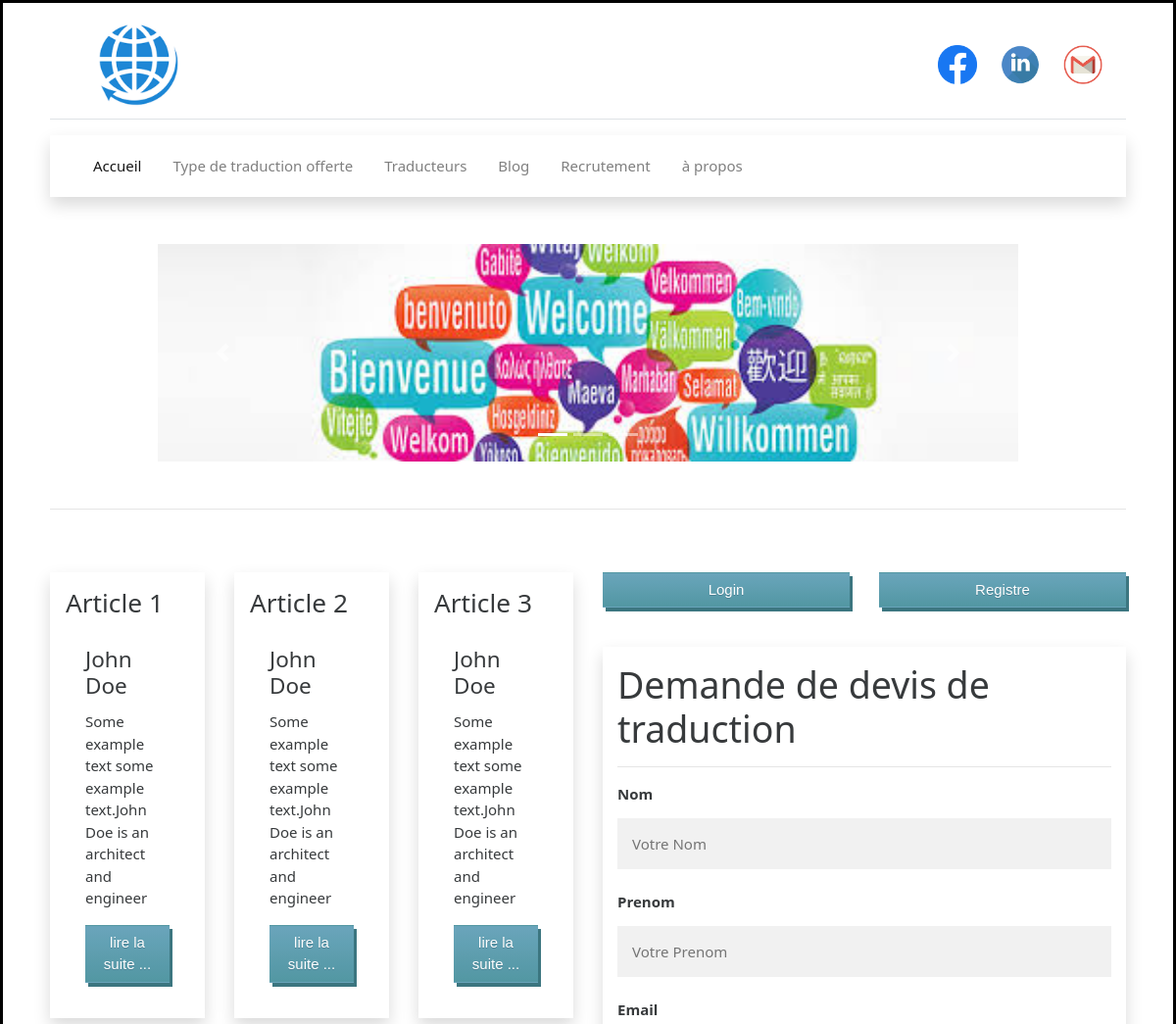
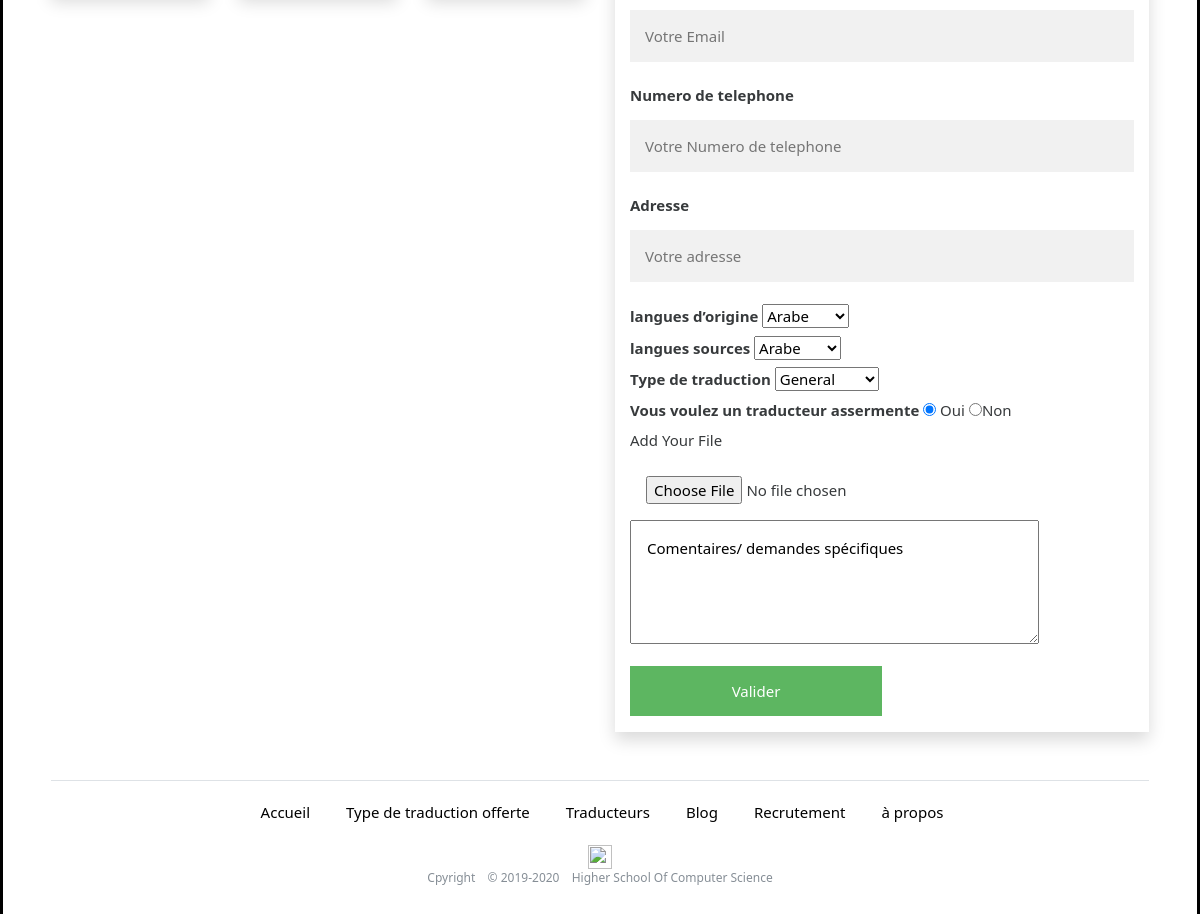
The page / on the database its author committed (2 pictures, top to bottom).
### tables this page shows
CREATE TABLE IF NOT EXISTS `article` (
  `id` int(11) NOT NULL AUTO_INCREMENT,
  `contenu` text NOT NULL,
  `etat` int(11) NOT NULL,
  `titre` text NOT NULL,
  `auteur` text NOT NULL,
  PRIMARY KEY (`id`)
);

### Controleur/Controller.php (called while the page is built, shortened)
<?php
    require('././Model/Model.php');
    function home()
    {
         $data = getArticleActive();
         require('././View/View.php');
    }

### Model/Model.php (called while the page is built, shortened)
<?php
function getArticleActive(){
    $servername = "localhost";
    $username = "root";
    $password = "";
    $conn = new PDO("mysql:host=$servername;dbname=tp2cs", $username, $password);
    $sql = "SELECT * FROM article where etat=? ";
    $stmt= $conn->prepare($sql);
    $stmt->execute([1]);
    return $stmt;
}

### View/View.php (the view, shortened to what this page needs)
<?php
$user_id=-1;
?>
<!DOCTYPE html>
<html lang="en">
<head>
    <link href="././sources/style.css" rel="stylesheet" type="text/css">
    <link rel="stylesheet" href="././sources/bootstrap.min.css">
</head>
<body class="pr-5 pl-5 ">
    <div class="d-flex header pt-3 border-bottom mb-3 pb-2">
        <div class="mr-auto mb-auto mt-auto">
            <a href="#"> <img src="././images/Logo.png" alt="Logo" class="logo " /></a>
        </div>
        <div class="d-flex mb-auto mt-auto">
          <a href="https://www.facebook.com/" target="_blank"> <img src="././images/Facebook.png" alt="Facebook" class="Social-Media mr-4" /></a>
          <a href="https://www.linkedin.com/" target="_blank"> <img src="././images/linkedin.png" alt="linkedin" class="Social-Media mr-4" /></a>
          <a href="https://www.gmail.com/" target="_blank"> <img src="././images/gmail.png" alt="gmail" class="Social-Media mr-4" /></a>
        </div>
    </div>
    <nav class="navbar navbar-expand-lg navbar-light bg-white shadow">
  <div class="collapse navbar-collapse" id="navbarText">
    <ul class="navbar-nav mr-auto p-1">
      <li class="nav-item active mr-3">
        <a class="nav-link" href="././index.php">Accueil <span class="sr-only">(current)</span></a>
      </li>
      <li class="nav-item mr-3">
                <a class="nav-link" href="View/type_traduction.php"> Type de traduction offerte</a>
            </li>
            <li class="nav-item mr-3">
                <a class="nav-link" href="View/list_traducteurs.php"> Traducteurs</a>
            </li>
            <li class="nav-item mr-3">
                <a class="nav-link" href="View/blog.php">Blog</a>
            </li>
            <li class="nav-item mr-3">
                <a class="nav-link" href="View/Recrutement.php">Recrutement</a>
            </li>
            <li class="nav-item mr-3">
                <a class="nav-link" href="View/a_propos.php">à propos</a>
            </li>
    </ul>
  </div>
</nav>
<center>
   <div id="demo" class="carousel slide mt-5 mb-5  " data-ride="carousel"  data-interval="3000" >
        <ul class="carousel-indicators">
          <li data-target="#demo" data-slide-to="0" class="active"></li>
          <li data-target="#demo" data-slide-to="1"></li>
          <li data-target="#demo" data-slide-to="2"></li>
        </ul>
        <div class="carousel-inner">
          <div class="carousel-item active">
            <img src="././images/traduction1.jpg" alt="traduction1" width="1100" height="500">
          </div>
        </div>
        <a class="carousel-control-prev" href="#demo" data-slide="prev">
          <span class="carousel-control-prev-icon"></span>
        </a>
        <a class="carousel-control-next" href="#demo" data-slide="next">
          <span class="carousel-control-next-icon"></span>
        </a>
      </div>
    </center>
    <hr />
    <div class="row mt-5 mb-5 ">
        <div class="col-sm-6">
            <div class="row">
            <?php while ($r = $data->fetch()){ ?>
                <div class="col-sm-4 mt-3">
                    <div class="card article p-3 shadow">
                        <p class="h3">Article <?= $r['id']?></p>
                        <div class="card-body">
                            <h4 class="card-title"><?= $r['auteur']?></h4>
                            <p class="card-text"><?= $r['titre']?></p>
                            <button type="button" class="btn myButton btn-block " data-toggle="collapse"
                                data-target="#demo<?= $r['id']?>"><span style="color: white;">lire la suite ...</span></button>
                        </div>
                    </div>
                </div>
            <?php }; ?>
            </div>
        </div>
        <div class="col-sm-6">
          <?php
          if(isset($_SESSION['sess_user_id']) && $_SESSION['sess_user_name'] != "") {
          }else{
         ?>
           <div class="row ">
             <div class="col-sm-6">
                <button type="button" class="btn myButton btn-block mt-3 " id="login"><span style="color: white;">Login</span></button>
             </div>
             <div class="col-sm-6">
                <button type="button" class="btn myButton btn-block mt-3 " id="Registre"><span style="color: white;">Registre</span></button>
             </div>
            </div>
            <?php
          }
          ?>
         <h5 class="p-3" style="color: red;">
        </h5>
          <form action="?action=listtc&user_id=<?= $user_id ?>" class="shadow" id="ddt" method="POST" enctype="multipart/form-data">
            <div class="container">
              <h1>Demande de devis de traduction </h1>
              <hr>
              <label for="Nom"><b>Nom </b></label>
              <input type="text" placeholder="Votre Nom" name="nom" required>
              <label for="email"><b>Prenom </b></label>
              <input type="text" placeholder="Votre Prenom" name="prenom" required>
              <label for="email"><b>Email</b></label>
              <input type="text" placeholder="Votre Email" name="email" required>
              <label for="numero"><b>Numero de telephone</b></label>
              <input type="text" placeholder="Votre Numero de telephone" name="numero" required>
              <label for="adress"><b>Adresse</b></label>
              <input type="text" placeholder="Votre adresse" name="adress" required>
              <label for="tot1"><b> langues d’origine </b></label>
              <SELECT name="tot1" size="1" required>
                  <OPTION value="1">Arabe
                  <OPTION value="2">Francais
              </SELECT>
              <br>
              <label for="tot2"><b>langues sources</b></label>
              <SELECT name="tot2" size="1" required>
                  <OPTION value="1">Arabe
                  <OPTION value="2">Francais
              </SELECT>
              <br>
              <label for="type"><b>Type de traduction</b></label>
              <SELECT name="type" size="1" required>
                  <OPTION>General
                  <OPTION>scientifique
              </SELECT>
              <br>
              <label for="tot3"><b>Vous voulez un traducteur assermente </b></label>
              <INPUT TYPE="radio" name= "tot3" VALUE="oui" CHECKED> Oui
              <INPUT TYPE="radio" NAME= "tot3" VALUE="non">Non
              <br>
              <label for="file">Add Your File</label>
              <input type="file" class="form-control-file p-3" id="exampleFormControlFile1" name="file" required>
              <TEXTAREA name="com" class="p-3 mb-3" rows=4 cols=40>Comentaires/ demandes spécifiques</TEXTAREA>
              <div class="clearfix">
                <button type="submit" class="signupbtn ">Valider</button>
              </div>
            </div>
          </form>
        </div>
    </div>
    <footer class="mt-2 border-top mb-5">
        <center>
            <div class="row">
                <div class="col-12 col-md">
                    <ul class="listf p-1 d-flex mt-3">
                      <li class=" active mr-3">
                          <a  href="././index.php"> Accueil</a>
                      </li>
                      <li class=" mr-3">
                          <a  href="View/type_traduction.php"> Type de traduction offerte</a>
                      </li>
                      <li class=" mr-3">
                          <a  href="View/list_traducteurs.php"> Traducteurs</a>
                      </li>
                      <li class=" mr-3">
                          <a  href="View/blog.php">Blog</a>
                      </li>
                      <li class=" mr-3">
                          <a  href="View/recrutement.php">Recrutement</a>
                      </li>
                      <li class=" mr-3">
                          <a  href="View/a_propos">à propos</a>
                      </li>
                  </ul>
                    <img src="././././assets/brand/bootstrap-solid.svg" alt="" width="24" height="24">
                    <small class="d-block text-muted">Cpyright &ensp; &copy; 2019-2020 &ensp; Higher School Of Computer Science</small>
                </div>
        </center>
    </footer>
</body>
</html>

### sources/style.css (style rules this page uses)
body { margin: 0; padding: 0; border-color: black; border-style: solid; border-width: 5%; }
.logo { width: 20%; height: 10%; }
.Social-Media { width: 40px; height:40px; }
.carousel-inner img { width: 100%; height: 100%; }
.listf { list-style-type: none; justify-content:center; }
.listf > li { padding-left: 20px; }
.listf > li > a { color: black; }
.carousel { width: 80%; height: 20%; }
.header { width: 100%; height: 100%; }
body { margin: 0; padding: 0; }
.navbar { height: 15%; }
.article { width: 100%; }
.card { border-radius: 0px !important; border: 0px !important; }
* { box-sizing: border-box }
input[type=text], input[type=password] { width: 100%; padding: 15px; margin: 5px 0 22px 0; display: inline-block; border: none; background: #f1f1f1; }
hr { border: 1px solid #f1f1f1; margin-bottom: 25px; }
button { background-color: #4CAF50; color: white; padding: 14px 20px; margin: 8px 0; border: none; cursor: pointer; width: 100%; opacity: 0.9; }
.cancelbtn, .signupbtn { float: left; width: 50%; }
.container { padding: 16px; }
.clearfix::after { content: ""; clear: both; display: table; }
.myButton { box-shadow: 3px 4px 0px 0px #276873; background:linear-gradient(to bottom, #599bb3 5%, #408c99 100%); background-color:#599bb3; border-radius:5px; border:1px solid #29668f; display:inline-block; cursor:pointer; color:#ffffff; font-family:Arial; font-size:17px; font-weight:bold; padding:12px 44px; text-decoration:none; text-shadow:0px 1px 0px #3d768a; }

### rows shown on the page
article: id "1", auteur "John Doe", titre "Some example text some example text.John Doe is an architect and engineer"
article: id "2", auteur "John Doe", titre "Some example text some example text.John Doe is an architect and engineer"
article: id "3", auteur "John Doe", titre "Some example text some example text.John Doe is an architect and engineer"
